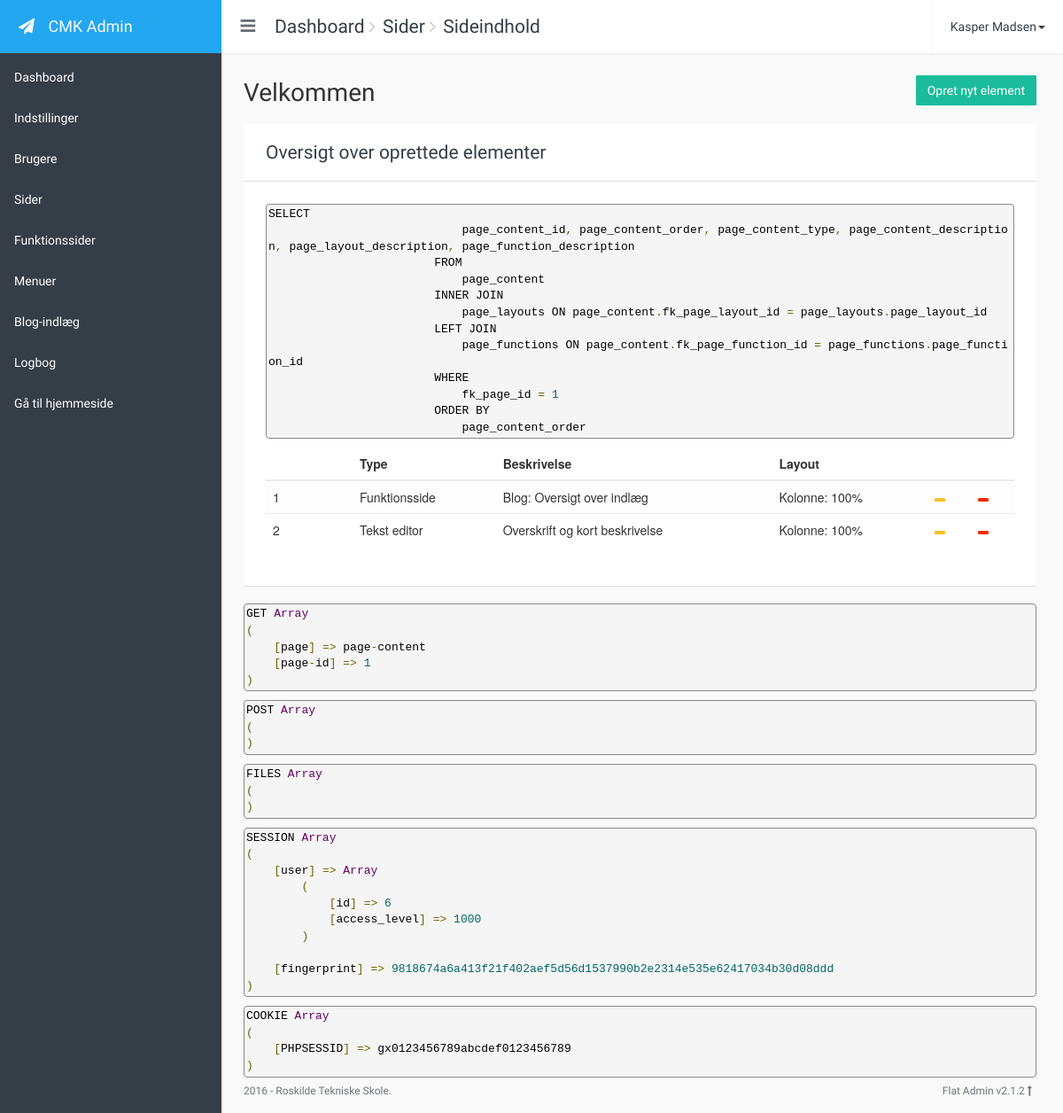
Before: /cmk-cms/index.php?page=page-content&page-id=1 (signed in) with the older database file.
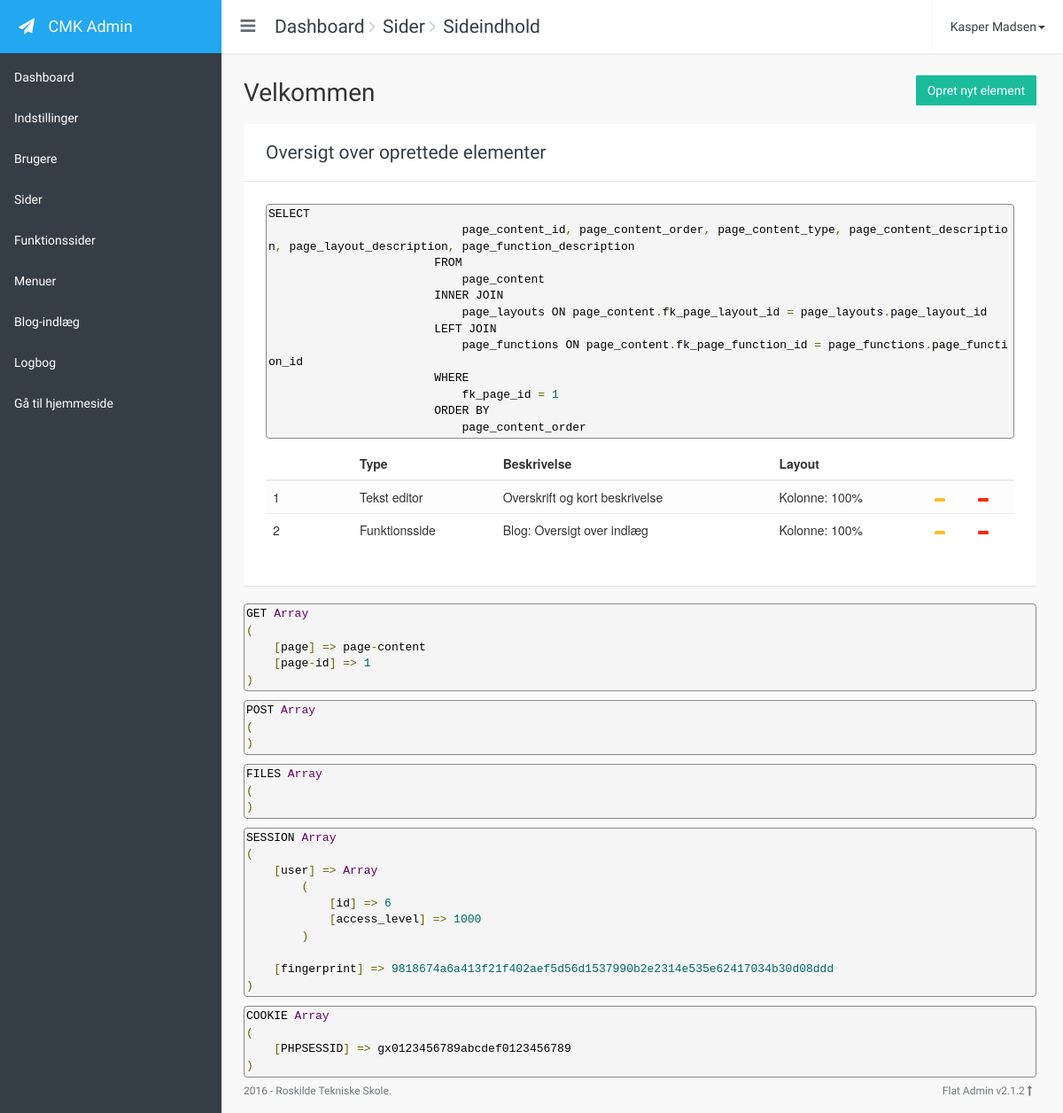
After: the same page with the newer database file.
### tables this page shows
CREATE TABLE `page_content` (
  `page_content_id` mediumint(8) UNSIGNED NOT NULL,
  `page_content_order` tinyint(3) UNSIGNED NOT NULL,
  `page_content_type` tinyint(1) UNSIGNED NOT NULL DEFAULT '1' COMMENT '1=Text editor, 2=Page function',
  `page_content_description` varchar(255) DEFAULT NULL,
  `page_content` text,
  `fk_page_function_id` tinyint(3) UNSIGNED DEFAULT NULL,
  `fk_page_layout_id` tinyint(3) UNSIGNED NOT NULL,
  `fk_page_id` mediumint(8) UNSIGNED NOT NULL
);

CREATE TABLE `page_functions` (
  `page_function_id` tinyint(3) UNSIGNED NOT NULL,
  `page_function_description` varchar(255) NOT NULL,
  `page_function_filename` varchar(50) NOT NULL
);

CREATE TABLE `page_layouts` (
  `page_layout_id` tinyint(3) UNSIGNED NOT NULL,
  `page_layout_description` varchar(100) NOT NULL,
  `page_layout_class` varchar(50) NOT NULL
);

### cmk-cms/config.php (called while the page is built, shortened)
<?php
$include_path	= 'includes/';
require $include_path . 'functions.php';
$icons =
[
	'caret-down'	=> '<i class="fa fa-caret-down fa-fw" aria-hidden="true"></i>',
	'check'			=> '<i class="fa fa-check fa-fw" aria-hidden="true"></i>',
	'create'		=> '<i class="fa fa-plus fa-fw" aria-hidden="true"></i>',
	'edit'			=> '<i class="fa fa-pencil fa-fw" aria-hidden="true"></i>',
	'external-link'	=> '<i class="fa fa-external-link fa-fw" aria-hidden="true"></i>',
	'delete'		=> '<i class="fa fa-trash-o fa-fw" aria-hidden="true"></i>',
	'save'			=> '<i class="fa fa-floppy-o fa-fw" aria-hidden="true"></i>',
	'search'		=> '<i class="fa fa-search fa-fw" aria-hidden="true"></i>',
	'preview'		=> '<i class="fa fa-eye fa-fw" aria-hidden="true"></i>',
	'times'			=> '<i class="fa fa-times fa-fw" aria-hidden="true"></i>',
	'dashboard'		=> '<i class="fa fa-dashboard fa-fw" aria-hidden="true"></i>',
	'warning'		=> '<i class="fa fa-exclamation-triangle fa-fw" aria-hidden="true"></i>',
	'users'			=> '<i class="fa fa fa-users fa-fw" aria-hidden="true"></i>',
	'files'			=> '<i class="fa fa-files-o fa-fw" aria-hidden="true"></i>',
	'file-text'		=> '<i class="fa fa-file-text-o fa-fw" aria-hidden="true"></i>',
	'puzzle'		=> '<i class="fa fa-puzzle-piece fa-fw" aria-hidden="true"></i>',
	'sitemap'		=> '<i class="fa fa-sitemap fa-fw" aria-hidden="true"></i>',
	'comment'		=> '<i class="fa fa-comment fa-fw" aria-hidden="true"></i>',
	'comments'		=> '<i class="fa fa-comments-o fa-fw" aria-hidden="true"></i>',
	'sign-in'		=> '<i class="fa fa-sign-in fa-fw" aria-hidden="true"></i>',
	'sign-out'		=> '<i class="fa fa-sign-out fa-fw" aria-hidden="true"></i>',
	'sort'			=> '<i class="fa fa-sort fa-fw sortable-handle" aria-hidden="true"></i>',
	'sort-asc'		=> '<i class="fa fa-sort-amount-asc fa-fw" aria-hidden="true"></i>',
	'sort-desc'		=> '<i class="fa fa-sort-amount-desc fa-fw" aria-hidden="true"></i>',
	'user'			=> '<i class="fa fa-user fa-fw" aria-hidden="true"></i>',
	'previous'		=> '<i class="fa fa-angle-left fa-fw" aria-hidden="true"></i>',
	'next'			=> '<i class="fa fa-angle-right fa-fw" aria-hidden="true"></i>',
	'history'		=> '<i class="fa fa-history fa-fw" aria-hidden="true"></i>',
	'settings'		=> '<i class="fa fa-cog fa-fw" aria-hidden="true"></i>',
	'link'			=> '<i class="fa fa-link fa-fw" aria-hidden="true"></i>'
];
$buttons =
[
	'save'		=> 'btn btn-success',
	'create'	=> 'btn btn-success',
	'edit'		=> 'btn btn-warning btn-xs',
	'delete'	=> 'btn btn-danger btn-xs',
	'primary'	=> 'btn btn-primary',
	'default'	=> 'btn btn-default'
];

### cmk-cms/view/page-content.php (the view, shortened to what the changed rows need)
<?php
if ( !isset($_GET['page-id']) || empty($_GET['page-id']) )
{
	alert('danger', NO_ITEM_SELECTED);
}
else
{
	$page_id = intval($_GET['page-id']);
	?>
	<div class="card">
		<div class="card-body">
			<div class="table-responsive">
				<table class="table table-hover table-striped">
					<thead>
					<tr>
						<th class="icon"><?php echo $icons['sort-asc'] ?></th>
						<th class="icon"></th>
						<th><?php echo TYPE ?></th>
						<th><?php echo DESCRIPTION ?></th>
						<th><?php echo LAYOUT ?></th>
						<th class="icon"></th>
						<th class="icon"></th>
					</tr>
					</thead>
					<tbody id="sortable" data-type="page-content" data-section="<?php echo $page_id ?>">
					<?php
					$query	=
						"SELECT
							page_content_id, page_content_order, page_content_type, page_content_description, page_layout_description, page_function_description
						FROM
							page_content
						INNER JOIN
							page_layouts ON page_content.fk_page_layout_id = page_layouts.page_layout_id
						LEFT JOIN
							page_functions ON page_content.fk_page_function_id = page_functions.page_function_id
						WHERE
							fk_page_id = $page_id
						ORDER BY
							page_content_order";
					$result	= $mysqli->query($query);
					while( $row = $result->fetch_object() )
					{
						?>
						<tr class="sortable-item" id="<?php echo $row->page_content_id ?>">
							<td class="icon"><?php echo $row->page_content_order ?></td>
							<td class="icon"><?php echo $icons['sort'] ?></td>
							<td>
								<?php
								echo $row->page_content_type == 1 ?  $view_files[$view_file]['icon'] . ' ' .EDITOR : $view_files['page-functions']['icon'] . ' ' .PAGE_FUNCTION;
								?>
							</td>
							<td>
								<?php
								echo $row->page_content_type == 1 ? $row->page_content_description : $row->page_function_description;
								?>
							</td>
							<td><?php echo COLUMN ?>: <?php echo $row->page_layout_description ?></td>
							<td class="icon">
								<a class="<?php echo $buttons['edit'] ?>" href="index.php?page=page-content-edit&page-id=<?php echo $page_id ?>&id=<?php echo $row->page_content_id ?>" data-page="page-content-edit" data-params="page-id=<?php echo $page_id ?>&id=<?php echo $row->page_content_id ?>" title="<?php echo EDIT_ITEM ?>"><?php echo $icons['edit'] ?></a>
							</td>
							<td class="icon">
								<a class="<?php echo $buttons['delete'] ?>"  data-toggle="confirmation" href="index.php?page=<?php echo $view_file ?>&page-id=<?php echo $page_id ?>&id=<?php echo $row->page_content_id ?>&delete" data-page="<?php echo $view_file ?>" data-params="page-id=<?php echo $page_id ?>&id=<?php echo $row->page_content_id ?>&delete" title="<?php echo DELETE_ITEM ?>"><?php echo $icons['delete'] ?></a>
							</td>
						</tr>
						<?php
					}
					?>
					</tbody>
				</table>
			</div>
		</div>
	</div>
	<?php
}
if (DEVELOPER_STATUS) { show_developer_info(); }

### cmk-cms/includes/side_menu.php (shortened to what the changed rows need)
<div class="side-menu sidebar-inverse">
	<nav class="navbar navbar-default" role="navigation">
		<div class="side-menu-container">
			<ul class="nav navbar-nav">
				<?php
				foreach($view_files as $file => $details)
				{
					if ($details['nav'] && $details['required_access_lvl'] <= $_SESSION['user']['access_level'])
					{
						$active = '';
						?>
						<li<?php echo $active ?>>
							<a href="<?php echo $file == 'index' ? './' : 'index.php?page=' . $file; ?>" data-page="<?php echo $file ?>">
								<?php echo $details['icon'] ?><span class="title"><?php echo $details['title'] ?></span>
							</a>
						</li>
						<?php
					}
				}
				?>
			</ul>
		</div>
	</nav>
</div>

Changed rows visible on the page:
changed page_content "Overskrift og kort beskrivelse": page_content_order "2" → "1"; moves up the list
changed page_content "Blog: Oversigt over indlæg": page_content_order "1" → "2"
